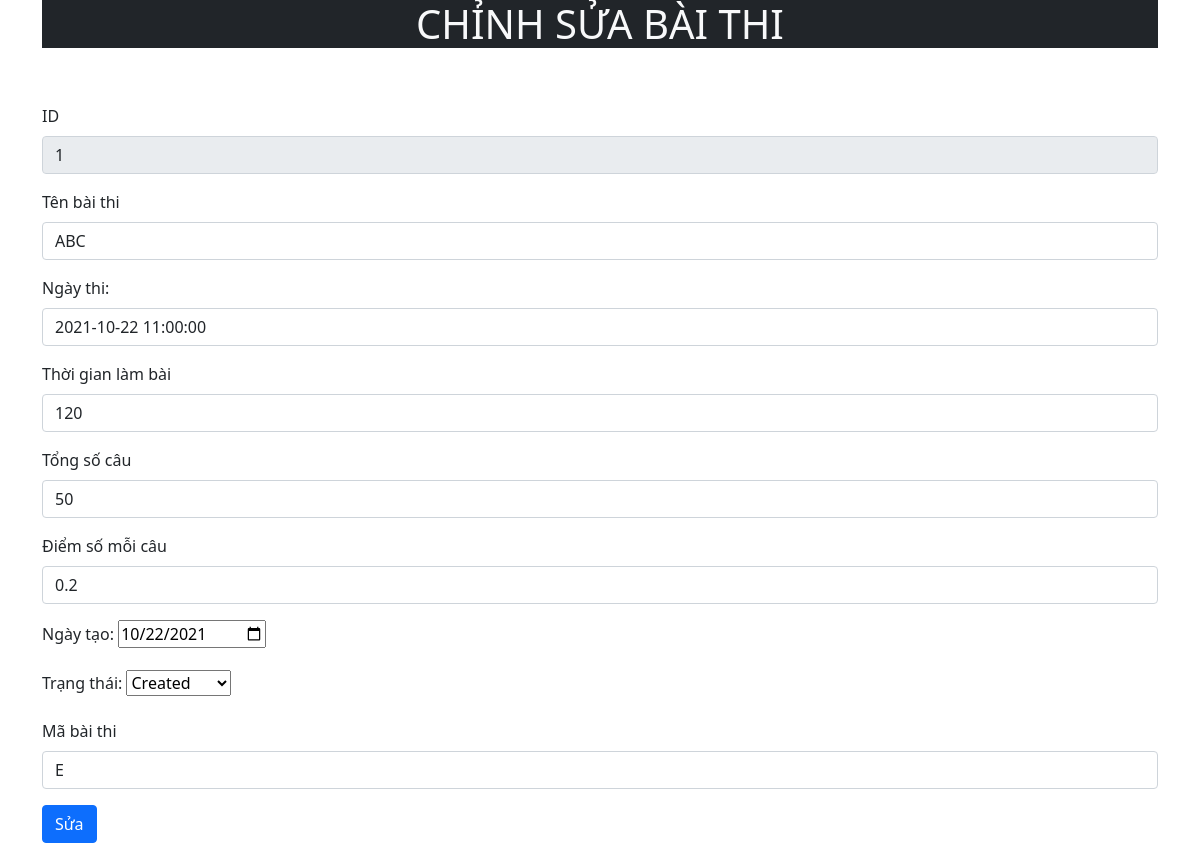
The app's page /src/edit.php?id=1 with its own data.
### tables this page shows
CREATE TABLE `exams` (
  `id` int(11) NOT NULL,
  `exam_title` varchar(100) NOT NULL,
  `exam_datetime` datetime NOT NULL,
  `duration` int(10) NOT NULL,
  `total_question` int(10) NOT NULL,
  `marks_per_right_answer` double NOT NULL,
  `created_on` date NOT NULL,
  `status` varchar(100) NOT NULL,
  `exam_code` varchar(100) NOT NULL
);

### src/edit.php (the view, shortened to what this page needs)
<?php
    include '../reuse/header.php';
    include '../reuse/connect.php';
?>
<?php
    $id = $_GET['id'];
    $sql = "SELECT * FROM exams WHERE id = $id";;
    $result1 = mysqli_query($conn,$sql);
    if(mysqli_num_rows($result1) > 0){
        while($row=mysqli_fetch_assoc($result1)){
            $exam_title = $row['exam_title'];
            $exam_date = $row['exam_datetime'];
            $time = $row['duration'];
            $question = $row['total_question'];
            $score = $row['marks_per_right_answer'];
            $date = $row['created_on'];
            $status = $row['status'];
            $exam_code = $row['exam_code'];
        }
    }
?>
<div class="container">
    <h1 class="text-center bg-dark text-light">CHỈNH SỬA BÀI THI</h1>
</div>
<div class="container pt-5">
    <form action="update.php" method="POST">
    <div class="mb-3">
            <label class="form-label">ID</label>
            <input type="text" class="form-control" id="txtID" name="txtID" value="<?php echo $id ?>" readonly>
        </div>
        <div class="mb-3">
            <label class="form-label">Tên bài thi</label>
            <input type="text" class="form-control" id="txtName" name="txtExamName" value="<?php echo $exam_title ?>">
        </div>
        <div class="mb-3">
            <label class="form-label">Ngày thi:</label>
            <input type="text" class="form-control" id="input_date_on" name="input_date_on" value="<?php echo $exam_date ?>">
        </div>
        <div class="mb-3">
            <label class="form-label">Thời gian làm bài</label>
            <input type="text" class="form-control" id="txtDuration" name="txtDuration" value="<?php echo $time ?>">
        </div>
        <div class="mb-3">
            <label class="form-label">Tổng số câu</label>
            <input type="text" class="form-control" id="txtQuestion" name="txtQuestion" value="<?php echo $question ?>">
        </div>
        <div class="mb-3">
            <label class="form-label">Điểm số mỗi câu</label>
            <input type="text" class="form-control" id="txtPhone" name="txtScore" value="<?php echo $score ?>">
        </div>
        <div class="mb-3">
            <label class="form-label">Ngày tạo:</label>
            <input type="date" id="start" name="txtDate" value="<?php echo $date ?>">
        </div>
        <div class="mb-3">
            <label class="form-label">Trạng thái: </label>
            <select name="txtStatus">
                <?php
                if($status == "Created"){
                    echo
                        '   <option value="Pending">Pending</option>
                            <option value="Created" selected>Created</option>
                            <option value="Started">Started</option>
                            <option value="Completed">Completed</option>';
                }
                ?>
            </select>
        </div>
        <div class="mb-3">
            <label class="form-label">Mã bài thi</label>
            <input type="text" class="form-control" id="ExamCode" name="ExamCode" value="<?php echo  $exam_code ?>">
        </div>
        <button type="submit" class="btn btn-primary">Sửa</button>
    </form>
</div>
<?php
    include '../reuse/footer.php';
?>

### records on screen
exams: txtExamName "ABC", input_date_on "2021-10-22 11:00:00", txtDuration "120", txtQuestion "50", txtScore "0.2", txtDate "10/22/2021", txtStatus "Created", ExamCode "E"
